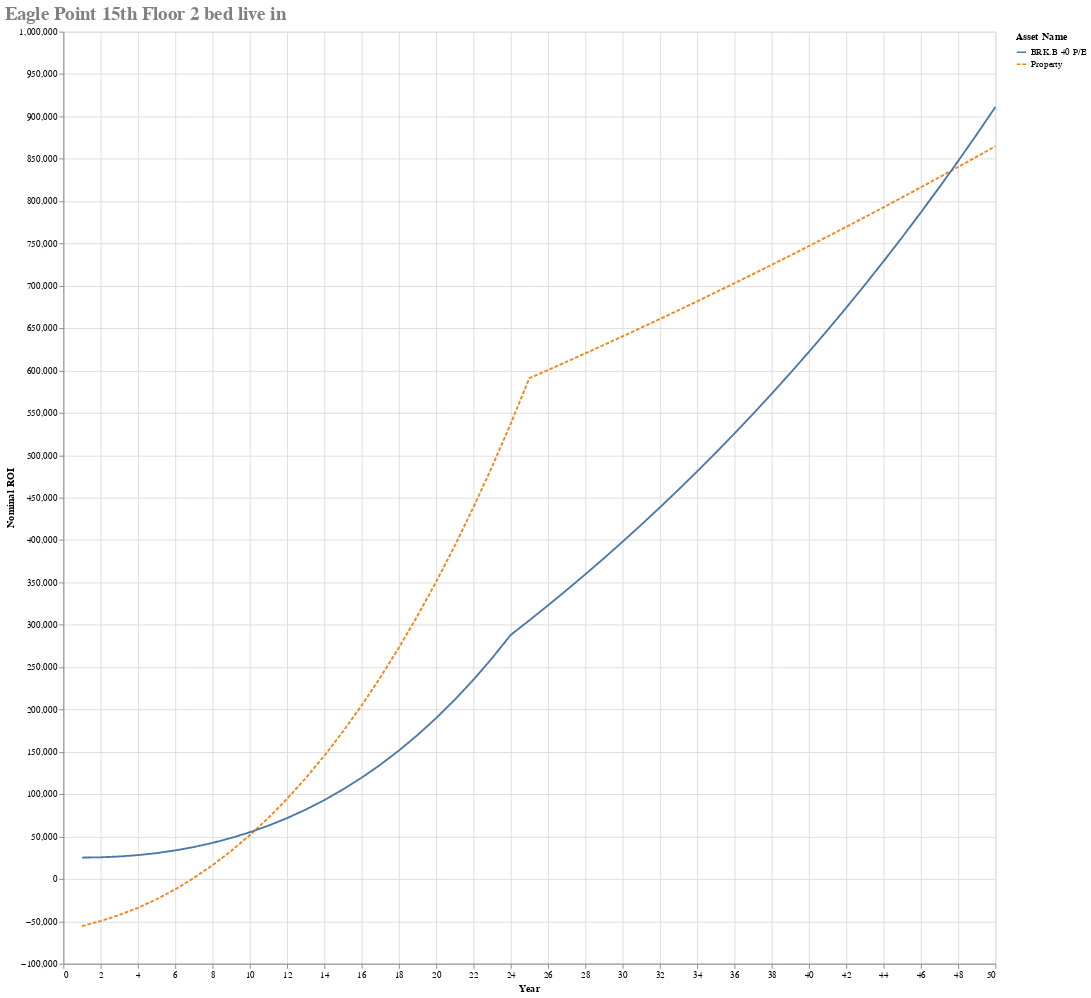

Notebook source saved alongside this figure:
### Code cell
property_price = 1050000
#repayment_mortgage =  RepaymentMortgage(850000*0.75, 25, fixed_interest_rate,
#                             {1 * 12: 0.1, 2 * 12: 0.1, 3 * 12: 0.1, 4 * 12: 0.1, 5 * 12: 1})

repayment_mortgage =  RepaymentMortgage(property_price*0.75, 25, fixed_interest_rate)

asset_name = "Property"
asset_dictionary[asset_name] = LeaseholdProperty(False, property_price,
                                                                                       monthly_gross_rental=0,
                                                                                       rental_tax=0,
                                                                                       months_occupied_out_of_12=8,
                                                                                       agency_percentage=lixing_agency_percentage,
                                                                                       annual_service_charge=7 * 677,
                                                                                       annual_ground_rent=600,
                                                                                       mortgage = repayment_mortgage)
opportunity_cost_property = asset_dictionary[asset_name]
#opportunity_cost_property.will_you_live_in_this = False

yearly_principle_repayments = []
previous_year = opportunity_cost_property.mortgage.total_principle_paid(1)
yearly_principle_repayments.append(previous_year)
for year in range(2, 25):
    current_year = opportunity_cost_property.mortgage.total_principle_paid(year)
    yearly_principle_repayments.append(current_year - previous_year - cost_of_renting_alone*12)
    previous_year = current_year
#print(repayment_mortgage.payment_table)
print(yearly_principle_repayments)
asset_dictionary["BRK.B 40 P/E"] = HLStock(opportunity_cost_property.property_value*.25, stock_price_to_earnings, yearly_principle_repayments)
(headers, table, graph_source) = generateHeaderTableAndGraphSource()
alt.Chart(graph_source).mark_line().encode(x='Year', y='Nominal ROI', color='Asset Name', strokeDash='Asset Name'
    ).properties(width=1000, height=1000, title=f'Eagle Point 15th Floor 2 bed live in'
    ).configure_title(fontSize=20, font='Courier', anchor='start', color='gray')

### Figure 1 — Vega-Lite specification as saved in the notebook (floating-point values rounded to 4 significant figures)
{"config": {"view": {"continuousWidth": 300, "continuousHeight": 300}, "title": {"anchor": "start", "color": "gray", "font": "Courier", "fontSize": 20}}, "data": {"name": "data-87f81552a5941c06140a9615a8e473a3"}, "mark": {"type": "line"}, "encoding": {"color": {"field": "Asset Name", "type": "nominal"}, "strokeDash": {"field": "Asset Name", "type": "nominal"}, "x": {"field": "Year", "type": "quantitative"}, "y": {"field": "Nominal ROI", "type": "quantitative"}}, "height": 1000, "title": "Eagle Point 15th Floor 2 bed live in", "width": 1000, "$schema": "https://vega.github.io/schema/vega-lite/v6.1.0.json", "datasets": {"data-87f81552a5941c06140a9615a8e473a3": [{"Asset Name": "Property", "Year": 1, "Nominal ROI": -55760.0, "% ROI Year on Year": -0.2124, "% ROI": -0.2124, "Nominal Profit": -30800.0}, {"Asset Name": "Property", "Year": 2, "Nominal ROI": -49670.0, "% ROI Year on Year": -0.09051, "% ROI": 0.0232, "Nominal Profit": -23790.0}, {"Asset Name": "Property", "Year": 3, "Nominal ROI": -42620.0, "% ROI Year on Year": -0.05143, "% ROI": 0.02685, "Nominal Profit": -23090.0}, {"Asset Name": "Property", "Year": 4, "Nominal ROI": -34060.0, "% ROI Year on Year": -0.03097, "% ROI": 0.0326, "Nominal Profit": -22380.0}, {"Asset Name": "Property", "Year": 5, "Nominal ROI": -23950.0, "% ROI Year on Year": -0.01762, "% ROI": 0.03852, "Nominal Profit": -21640.0}, {"Asset Name": "Property", "Year": 6, "Nominal ROI": -12230.0, "% ROI Year on Year": -0.007621, "% ROI": 0.04463, "Nominal Profit": -20880.0}, {"Asset Name": "Property", "Year": 7, "Nominal ROI": 1133.0, "% ROI Year on Year": 0.0006154, "% ROI": 0.05092, "Nominal Profit": -20090.0}, {"Asset Name": "Property", "Year": 8, "Nominal ROI": 16200.0, "% ROI Year on Year": 0.007515, "% ROI": 0.05741, "Nominal Profit": -19280.0}, {"Asset Name": "Property", "Year": 9, "Nominal ROI": 33030.0, "% ROI Year on Year": 0.01326, "% ROI": 0.0641, "Nominal Profit": -18440.0}, {"Asset Name": "Property", "Year": 10, "Nominal ROI": 51660.0, "% ROI Year on Year": 0.01813, "% ROI": 0.07099, "Nominal Profit": -17580.0}, {"Asset Name": "Property", "Year": 11, "Nominal ROI": 72160.0, "% ROI Year on Year": 0.02233, "% ROI": 0.0781, "Nominal Profit": -16690.0}, {"Asset Name": "Property", "Year": 12, "Nominal ROI": 94590.0, "% ROI Year on Year": 0.02598, "% ROI": 0.08542, "Nominal Profit": -15770.0}, {"Asset Name": "Property", "Year": 13, "Nominal ROI": 119000.0, "% ROI Year on Year": 0.02917, "% ROI": 0.09298, "Nominal Profit": -14820.0}, {"Asset Name": "Property", "Year": 14, "Nominal ROI": 145400.0, "% ROI Year on Year": 0.03199, "% ROI": 0.1008, "Nominal Profit": -13840.0}, {"Asset Name": "Property", "Year": 15, "Nominal ROI": 174000.0, "% ROI Year on Year": 0.03448, "% ROI": 0.1088, "Nominal Profit": -12830.0}, {"Asset Name": "Property", "Year": 16, "Nominal ROI": 204700.0, "% ROI Year on Year": 0.03669, "% ROI": 0.1171, "Nominal Profit": -11790.0}, {"Asset Name": "Property", "Year": 17, "Nominal ROI": 237700.0, "% ROI Year on Year": 0.03866, "% ROI": 0.1256, "Nominal Profit": -10710.0}, {"Asset Name": "Property", "Year": 18, "Nominal ROI": 273000.0, "% ROI Year on Year": 0.0404, "% ROI": 0.1344, "Nominal Profit": -9598.0}, {"Asset Name": "Property", "Year": 19, "Nominal ROI": 310700.0, "% ROI Year on Year": 0.04196, "% ROI": 0.1435, "Nominal Profit": -8452.0}, {"Asset Name": "Property", "Year": 20, "Nominal ROI": 350800.0, "% ROI Year on Year": 0.04334, "% ROI": 0.1528, "Nominal Profit": -7270.0}, {"Asset Name": "Property", "Year": 21, "Nominal ROI": 393400.0, "% ROI Year on Year": 0.04457, "% ROI": 0.1625, "Nominal Profit": -6049.0}, {"Asset Name": "Property", "Year": 22, "Nominal ROI": 438700.0, "% ROI Year on Year": 0.04567, "% ROI": 0.1724, "Nominal Profit": -4790.0}, {"Asset Name": "Property", "Year": 23, "Nominal ROI": 486600.0, "% ROI Year on Year": 0.04665, "% ROI": 0.1827, "Nominal Profit": -3491.0}, {"Asset Name": "Property", "Year": 24, "Nominal ROI": 537400.0, "% ROI Year on Year": 0.04752, "% ROI": 0.1933, "Nominal Profit": -2150.0}, {"Asset Name": "Property", "Year": 25, "Nominal ROI": 591000.0, "% ROI Year on Year": 0.04829, "% ROI": 0.2042, "Nominal Profit": -766.0}, {"Asset Name": "Property", "Year": 26, "Nominal ROI": 600700.0, "% ROI Year on Year": 0.04685, "% ROI": 0.03693, "Nominal Profit": 0.0}, {"Asset Name": "Property", "Year": 27, "Nominal ROI": 610500.0, "% ROI Year on Year": 0.04551, "% ROI": 0.0373, "Nominal Profit": 0.0}, {"Asset Name": "Property", "Year": 28, "Nominal ROI": 620300.0, "% ROI Year on Year": 0.04427, "% ROI": 0.03768, "Nominal Profit": 0.0}, {"Asset Name": "Property", "Year": 29, "Nominal ROI": 630300.0, "% ROI Year on Year": 0.04312, "% ROI": 0.03805, "Nominal Profit": 0.0}, {"Asset Name": "Property", "Year": 30, "Nominal ROI": 640400.0, "% ROI Year on Year": 0.04204, "% ROI": 0.03843, "Nominal Profit": 0.0}, {"Asset Name": "Property", "Year": 31, "Nominal ROI": 650600.0, "% ROI Year on Year": 0.04103, "% ROI": 0.03882, "Nominal Profit": 0.0}, {"Asset Name": "Property", "Year": 32, "Nominal ROI": 660900.0, "% ROI Year on Year": 0.04009, "% ROI": 0.03921, "Nominal Profit": 0.0}, {"Asset Name": "Property", "Year": 33, "Nominal ROI": 671300.0, "% ROI Year on Year": 0.0392, "% ROI": 0.0396, "Nominal Profit": 0.0}, {"Asset Name": "Property", "Year": 34, "Nominal ROI": 681800.0, "% ROI Year on Year": 0.03837, "% ROI": 0.03999, "Nominal Profit": 0.0}, {"Asset Name": "Property", "Year": 35, "Nominal ROI": 692400.0, "% ROI Year on Year": 0.03758, "% ROI": 0.04039, "Nominal Profit": 0.0}, {"Asset Name": "Property", "Year": 36, "Nominal ROI": 703100.0, "% ROI Year on Year": 0.03684, "% ROI": 0.0408, "Nominal Profit": 0.0}, {"Asset Name": "Property", "Year": 37, "Nominal ROI": 713900.0, "% ROI Year on Year": 0.03614, "% ROI": 0.04121, "Nominal Profit": 0.0}, {"Asset Name": "Property", "Year": 38, "Nominal ROI": 724800.0, "% ROI Year on Year": 0.03548, "% ROI": 0.04162, "Nominal Profit": 0.0}, {"Asset Name": "Property", "Year": 39, "Nominal ROI": 735900.0, "% ROI Year on Year": 0.03485, "% ROI": 0.04203, "Nominal Profit": 0.0}, {"Asset Name": "Property", "Year": 40, "Nominal ROI": 747000.0, "% ROI Year on Year": 0.03425, "% ROI": 0.04245, "Nominal Profit": 0.0}, {"Asset Name": "Property", "Year": 41, "Nominal ROI": 758300.0, "% ROI Year on Year": 0.03368, "% ROI": 0.04288, "Nominal Profit": 0.0}, {"Asset Name": "Property", "Year": 42, "Nominal ROI": 769600.0, "% ROI Year on Year": 0.03314, "% ROI": 0.04331, "Nominal Profit": 0.0}, {"Asset Name": "Property", "Year": 43, "Nominal ROI": 781100.0, "% ROI Year on Year": 0.03262, "% ROI": 0.04374, "Nominal Profit": 0.0}, {"Asset Name": "Property", "Year": 44, "Nominal ROI": 792700.0, "% ROI Year on Year": 0.03212, "% ROI": 0.04418, "Nominal Profit": 0.0}, {"Asset Name": "Property", "Year": 45, "Nominal ROI": 804400.0, "% ROI Year on Year": 0.03165, "% ROI": 0.04462, "Nominal Profit": 0.0}, {"Asset Name": "Property", "Year": 46, "Nominal ROI": 816300.0, "% ROI Year on Year": 0.0312, "% ROI": 0.04507, "Nominal Profit": 0.0}, {"Asset Name": "Property", "Year": 47, "Nominal ROI": 828200.0, "% ROI Year on Year": 0.03077, "% ROI": 0.04552, "Nominal Profit": 0.0}, {"Asset Name": "Property", "Year": 48, "Nominal ROI": 840300.0, "% ROI Year on Year": 0.03035, "% ROI": 0.04597, "Nominal Profit": 0.0}, {"Asset Name": "Property", "Year": 49, "Nominal ROI": 852500.0, "% ROI Year on Year": 0.02996, "% ROI": 0.04643, "Nominal Profit": 0.0}, {"Asset Name": "Property", "Year": 50, "Nominal ROI": 864800.0, "% ROI Year on Year": 0.02958, "% ROI": 0.0469, "Nominal Profit": 0.0}, {"Asset Name": "BRK.B 40 P/E", "Year": 1, "Nominal ROI": 25240.0, "% ROI Year on Year": 0.09617, "% ROI": 0.09617, "Nominal Profit": 28570.0}, {"Asset Name": "BRK.B 40 P/E", "Year": 2, "Nominal ROI": 25550.0, "% ROI Year on Year": 0.04754, "% ROI": 0.001163, "Nominal Profit": -2346.0}, {"Asset Name": "BRK.B 40 P/E", "Year": 3, "Nominal ROI": 26510.0, "% ROI Year on Year": 0.03259, "% ROI": 0.003651, "Nominal Profit": -1719.0}, {"Asset Name": "BRK.B 40 P/E", "Year": 4, "Nominal ROI": 28160.0, "% ROI Year on Year": 0.0258, "% ROI": 0.006292, "Nominal Profit": -1053.0}, {"Asset Name": "BRK.B 40 P/E", "Year": 5, "Nominal ROI": 30550.0, "% ROI Year on Year": 0.02226, "% ROI": 0.009093, "Nominal Profit": -344.7}, {"Asset Name": "BRK.B 40 P/E", "Year": 6, "Nominal ROI": 33710.0, "% ROI Year on Year": 0.02034, "% ROI": 0.01206, "Nominal Profit": 407.4}, {"Asset Name": "BRK.B 40 P/E", "Year": 7, "Nominal ROI": 37710.0, "% ROI Year on Year": 0.01936, "% ROI": 0.01521, "Nominal Profit": 1205.0}, {"Asset Name": "BRK.B 40 P/E", "Year": 8, "Nominal ROI": 42570.0, "% ROI Year on Year": 0.01896, "% ROI": 0.01853, "Nominal Profit": 2051.0}, {"Asset Name": "BRK.B 40 P/E", "Year": 9, "Nominal ROI": 48360.0, "% ROI Year on Year": 0.01897, "% ROI": 0.02205, "Nominal Profit": 2947.0}, {"Asset Name": "BRK.B 40 P/E", "Year": 10, "Nominal ROI": 55130.0, "% ROI Year on Year": 0.01925, "% ROI": 0.02577, "Nominal Profit": 3895.0}, {"Asset Name": "BRK.B 40 P/E", "Year": 11, "Nominal ROI": 62920.0, "% ROI Year on Year": 0.01973, "% ROI": 0.0297, "Nominal Profit": 4898.0}, {"Asset Name": "BRK.B 40 P/E", "Year": 12, "Nominal ROI": 71810.0, "% ROI Year on Year": 0.02036, "% ROI": 0.03385, "Nominal Profit": 5958.0}, {"Asset Name": "BRK.B 40 P/E", "Year": 13, "Nominal ROI": 81840.0, "% ROI Year on Year": 0.0211, "% ROI": 0.03823, "Nominal Profit": 7077.0}, {"Asset Name": "BRK.B 40 P/E", "Year": 14, "Nominal ROI": 93090.0, "% ROI Year on Year": 0.02192, "% ROI": 0.04284, "Nominal Profit": 8259.0}, {"Asset Name": "BRK.B 40 P/E", "Year": 15, "Nominal ROI": 105600.0, "% ROI Year on Year": 0.0228, "% ROI": 0.04771, "Nominal Profit": 9506.0}, {"Asset Name": "BRK.B 40 P/E", "Year": 16, "Nominal ROI": 119500.0, "% ROI Year on Year": 0.02372, "% ROI": 0.05283, "Nominal Profit": 10820.0}, {"Asset Name": "BRK.B 40 P/E", "Year": 17, "Nominal ROI": 134800.0, "% ROI Year on Year": 0.02467, "% ROI": 0.05822, "Nominal Profit": 12210.0}, {"Asset Name": "BRK.B 40 P/E", "Year": 18, "Nominal ROI": 151500.0, "% ROI Year on Year": 0.02564, "% ROI": 0.0639, "Nominal Profit": 13670.0}, {"Asset Name": "BRK.B 40 P/E", "Year": 19, "Nominal ROI": 169900.0, "% ROI Year on Year": 0.02661, "% ROI": 0.06987, "Nominal Profit": 15200.0}, {"Asset Name": "BRK.B 40 P/E", "Year": 20, "Nominal ROI": 189900.0, "% ROI Year on Year": 0.02759, "% ROI": 0.07615, "Nominal Profit": 16820.0}, {"Asset Name": "BRK.B 40 P/E", "Year": 21, "Nominal ROI": 211600.0, "% ROI Year on Year": 0.02855, "% ROI": 0.08275, "Nominal Profit": 18520.0}, {"Asset Name": "BRK.B 40 P/E", "Year": 22, "Nominal ROI": 235100.0, "% ROI Year on Year": 0.0295, "% ROI": 0.08969, "Nominal Profit": 20310.0}, {"Asset Name": "BRK.B 40 P/E", "Year": 23, "Nominal ROI": 260600.0, "% ROI Year on Year": 0.03043, "% ROI": 0.09697, "Nominal Profit": 22190.0}, {"Asset Name": "BRK.B 40 P/E", "Year": 24, "Nominal ROI": 288100.0, "% ROI Year on Year": 0.03134, "% ROI": 0.1046, "Nominal Profit": 24160.0}, {"Asset Name": "BRK.B 40 P/E", "Year": 25, "Nominal ROI": 305300.0, "% ROI Year on Year": 0.03134, "% ROI": 0.06556, "Nominal Profit": 13880.0}, {"Asset Name": "BRK.B 40 P/E", "Year": 26, "Nominal ROI": 322900.0, "% ROI Year on Year": 0.03133, "% ROI": 0.0672, "Nominal Profit": 14270.0}, {"Asset Name": "BRK.B 40 P/E", "Year": 27, "Nominal ROI": 341000.0, "% ROI Year on Year": 0.03131, "% ROI": 0.06888, "Nominal Profit": 14680.0}, {"Asset Name": "BRK.B 40 P/E", "Year": 28, "Nominal ROI": 359500.0, "% ROI Year on Year": 0.03129, "% ROI": 0.07061, "Nominal Profit": 15100.0}, {"Asset Name": "BRK.B 40 P/E", "Year": 29, "Nominal ROI": 378500.0, "% ROI Year on Year": 0.03127, "% ROI": 0.07238, "Nominal Profit": 15530.0}, {"Asset Name": "BRK.B 40 P/E", "Year": 30, "Nominal ROI": 398000.0, "% ROI Year on Year": 0.03124, "% ROI": 0.07421, "Nominal Profit": 15980.0}, {"Asset Name": "BRK.B 40 P/E", "Year": 31, "Nominal ROI": 418000.0, "% ROI Year on Year": 0.0312, "% ROI": 0.07608, "Nominal Profit": 16430.0}, {"Asset Name": "BRK.B 40 P/E", "Year": 32, "Nominal ROI": 438400.0, "% ROI Year on Year": 0.03117, "% ROI": 0.078, "Nominal Profit": 16900.0}, {"Asset Name": "BRK.B 40 P/E", "Year": 33, "Nominal ROI": 459400.0, "% ROI Year on Year": 0.03113, "% ROI": 0.07998, "Nominal Profit": 17380.0}, {"Asset Name": "BRK.B 40 P/E", "Year": 34, "Nominal ROI": 481000.0, "% ROI Year on Year": 0.03109, "% ROI": 0.08201, "Nominal Profit": 17880.0}, {"Asset Name": "BRK.B 40 P/E", "Year": 35, "Nominal ROI": 503000.0, "% ROI Year on Year": 0.03105, "% ROI": 0.08409, "Nominal Profit": 18390.0}, {"Asset Name": "BRK.B 40 P/E", "Year": 36, "Nominal ROI": 525700.0, "% ROI Year on Year": 0.03101, "% ROI": 0.08623, "Nominal Profit": 18920.0}, {"Asset Name": "BRK.B 40 P/E", "Year": 37, "Nominal ROI": 548900.0, "% ROI Year on Year": 0.03097, "% ROI": 0.08844, "Nominal Profit": 19460.0}, {"Asset Name": "BRK.B 40 P/E", "Year": 38, "Nominal ROI": 572700.0, "% ROI Year on Year": 0.03093, "% ROI": 0.0907, "Nominal Profit": 20010.0}, {"Asset Name": "BRK.B 40 P/E", "Year": 39, "Nominal ROI": 597100.0, "% ROI Year on Year": 0.03088, "% ROI": 0.09302, "Nominal Profit": 20590.0}, {"Asset Name": "BRK.B 40 P/E", "Year": 40, "Nominal ROI": 622200.0, "% ROI Year on Year": 0.03084, "% ROI": 0.09541, "Nominal Profit": 21170.0}, {"Asset Name": "BRK.B 40 P/E", "Year": 41, "Nominal ROI": 647800.0, "% ROI Year on Year": 0.0308, "% ROI": 0.09786, "Nominal Profit": 21780.0}, {"Asset Name": "BRK.B 40 P/E", "Year": 42, "Nominal ROI": 674200.0, "% ROI Year on Year": 0.03075, "% ROI": 0.1004, "Nominal Profit": 22400.0}, {"Asset Name": "BRK.B 40 P/E", "Year": 43, "Nominal ROI": 701200.0, "% ROI Year on Year": 0.03071, "% ROI": 0.103, "Nominal Profit": 23040.0}, {"Asset Name": "BRK.B 40 P/E", "Year": 44, "Nominal ROI": 729000.0, "% ROI Year on Year": 0.03066, "% ROI": 0.1056, "Nominal Profit": 23700.0}, {"Asset Name": "BRK.B 40 P/E", "Year": 45, "Nominal ROI": 757400.0, "% ROI Year on Year": 0.03062, "% ROI": 0.1084, "Nominal Profit": 24380.0}, {"Asset Name": "BRK.B 40 P/E", "Year": 46, "Nominal ROI": 786600.0, "% ROI Year on Year": 0.03058, "% ROI": 0.1112, "Nominal Profit": 25070.0}, {"Asset Name": "BRK.B 40 P/E", "Year": 47, "Nominal ROI": 816500.0, "% ROI Year on Year": 0.03053, "% ROI": 0.1141, "Nominal Profit": 25790.0}, {"Asset Name": "BRK.B 40 P/E", "Year": 48, "Nominal ROI": 847200.0, "% ROI Year on Year": 0.03049, "% ROI": 0.117, "Nominal Profit": 26530.0}, {"Asset Name": "BRK.B 40 P/E", "Year": 49, "Nominal ROI": 878700.0, "% ROI Year on Year": 0.03045, "% ROI": 0.1201, "Nominal Profit": 27280.0}, {"Asset Name": "BRK.B 40 P/E", "Year": 50, "Nominal ROI": 911100.0, "% ROI Year on Year": 0.0304, "% ROI": 0.1232, "Nominal Profit": 28060.0}]}}
